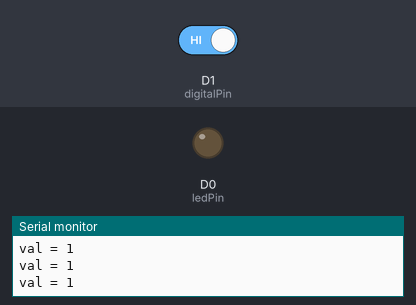
The sketch below on a simulated ESP8266 (NodeMCU). Shown: output pins drawn as LEDs (lit = HIGH), the last lines printed to the serial monitor. The inputs (shaded band) are chosen by the test bench; at power-on: D1 (digitalPin) HIGH.

Above: at 1.2 s.
1.3 s: D1 (digitalPin) driven LOW
At 2.5 s:
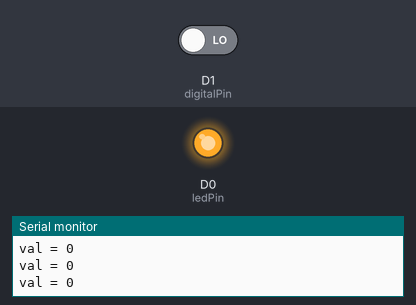
2.8 s: D1 (digitalPin) driven HIGH
At 3.7 s:
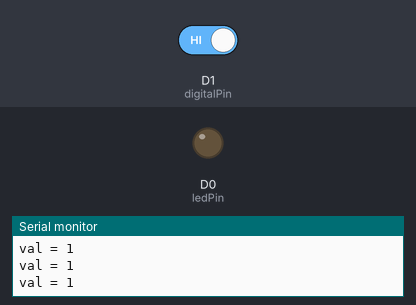
Timing chart, 0 to 5.8 s (numbered marks = the images above; inputs shaded):
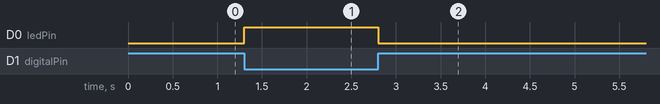

The sketch:

ESP8266_IR.ino
```cpp
int ledPin = D0;
int digitalPin = D1;
int val = 0;
void setup() {
  pinMode(ledPin, OUTPUT);  // sets the pin as output
  pinMode(digitalPin, INPUT); // sets the pin as input
  Serial.begin(9600);
}

void loop() {
  val = digitalRead(digitalPin);  //อ่านค่าสัญญาณ digital ขาD1 ที่ต่อกับ เซ็นเซอร์ตรวจจับวัตถุ IR Infrared
  Serial.print("val = "); // พิมพ์ข้อมความส่งเข้าคอมพิวเตอร์ "val = "
  Serial.println(val); // พิมพ์ค่าของตัวแปร val
  if (val == 0) { // ค่า เป็น 0  ตรวจจับเจอวัตถุ สั่งให้ไฟ LED ติด
    digitalWrite(ledPin, HIGH); // สั่งให้ LED ติดสว่าง
  }
  else {
    digitalWrite(ledPin, LOW); // สั่งให้ LED ดับ
  }
  delay(100);
}
```

Measured:
- after the input at 1.3 s, D0 (ledPin): LOW → HIGH at once
- after the input at 2.8 s, D0 (ledPin): HIGH → LOW at once
